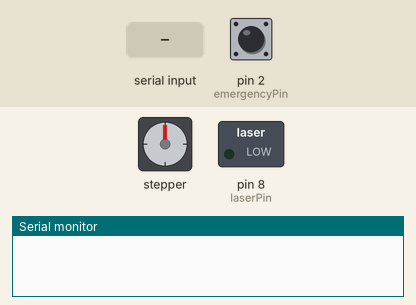
Simulated run of this sketch. Board: Arduino Uno, built with avr-gcc and run on an emulated ATmega328P. On the bench: stepper motor, switched loads named in the sketch (green lamp = pin HIGH), the last lines printed to the serial monitor. Wiring (inferred from the names in the program): stepper motor driver (200 steps per turn assumed): step pin 10; direction pin 12; enable pin 11. The test bench sets the inputs (shaded band); at power-on: pin 2 (emergencyPin) HIGH. Pins used as bus, display or sensor lines are not drawn.

Above: at 1.2 s.
1.3 s: "ENABLE\n" received over Serial
At 1.5 s:
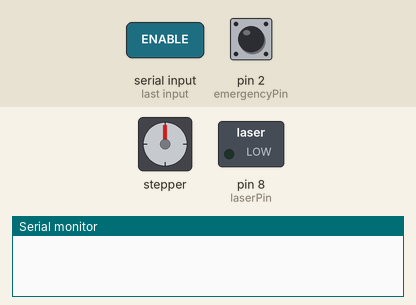
4.3 s: pin 2 (emergencyPin) pulled LOW for 0.15 s
At 4.3 s:
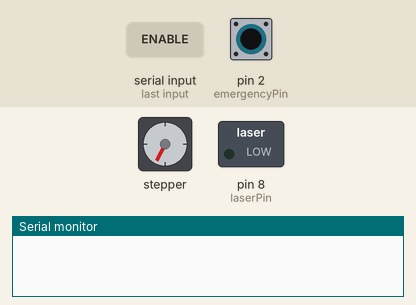
5.9 s: "LAS:ENA\n" received over Serial
At 6.5 s:
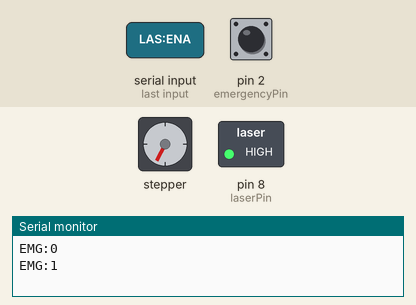
7.4 s: "ENABLE\n" received over Serial
At 7.58 s:
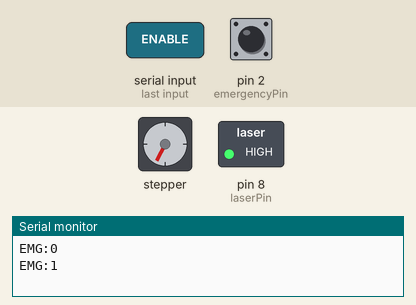
10.4 s: pin 2 (emergencyPin) pulled LOW for 1 s
At 10.4 s:
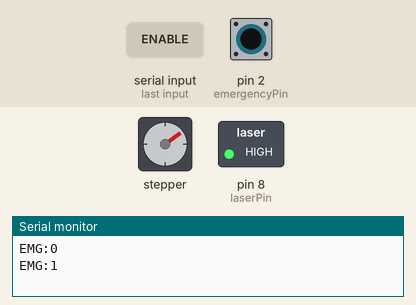
12.9 s: "LAS:DIS\n" received over Serial
At 14.2 s:
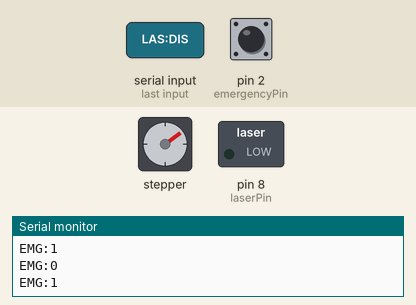
Timing chart, 0 to 15.4 s (numbered marks = the images above; inputs shaded):
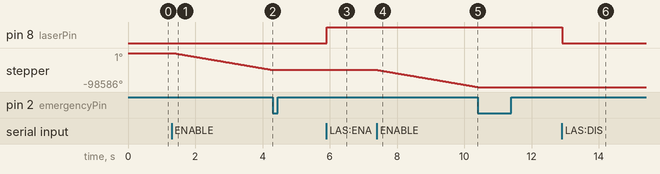

Measured:
- after the input at 1.3 s, stepper: keeps turning counter-clockwise at about 16532°/s, starting at once
- after the input at 4.3 s, stepper: stops changing and stays -49113°
- after the input at 5.9 s, pin 8 (laserPin): LOW → HIGH at once
- after the input at 7.4 s, stepper: keeps turning counter-clockwise at about 16532°/s, starting at once
- after the input at 10.4 s, stepper: stops changing and stays -98586°
- after the input at 12.9 s, pin 8 (laserPin): HIGH → LOW at once

The sketch:

arduino_test01.ino
```cpp
// Pin Assignments
const int stepPin = 10;   // PUL+ on DM542
const int dirPin = 12;    // DIR+ on DM542
const int enPin = 11;     // ENA+ on DM542
const int laserPin = 8;
const int emergencyPin = 2;

bool enabled = true;
String serialBuffer = "";

void setup() {
  pinMode(stepPin, OUTPUT);
  pinMode(dirPin, OUTPUT);
  pinMode(enPin, OUTPUT);
  pinMode(emergencyPin, INPUT_PULLUP);

  pinMode(laserPin, OUTPUT);
  digitalWrite(laserPin, LOW);

  // 1. Enable the driver (t1: ENA must be ahead of DIR by at least 5us)
  // Note: DM542 ENA is often left unconnected (default ENABLED),
  // but if used, logic depends on NPN/PNP wiring.
  digitalWrite(enPin, HIGH);
  delayMicroseconds(10);
  // Set Direction (CW)
  digitalWrite(dirPin, LOW);

  // 2. Lead time (t2: DIR must be ahead of PUL effective edge by 5us)
  delayMicroseconds(10);

  Serial.begin(9600);
  attachInterrupt(digitalPinToInterrupt(emergencyPin), onEmergency, FALLING);
}

int maxSpeed = 5;
int minSpeed = 60000;
int speedDelay = 50;

void processCommand(String cmd) {
  if (cmd == "ENABLE") {
    // t1: ENA ahead of DIR by >= 5us
    digitalWrite(enPin, LOW);
    delayMicroseconds(10);
    enabled = true;
  } else if (cmd == "DISABLE") {
    digitalWrite(enPin, HIGH);
    delayMicroseconds(10);
    enabled = false;
  } else if (cmd == "LAS:ENA") {
    digitalWrite(laserPin, HIGH);
  } else if (cmd == "LAS:DIS") {
    digitalWrite(laserPin, LOW);
  } else if (cmd == "DIR:CW") {
    // t2: DIR must settle before next PUL edge
    digitalWrite(dirPin, LOW);
    delayMicroseconds(10);
  } else if (cmd == "DIR:CCW") {
    digitalWrite(dirPin, HIGH);
    delayMicroseconds(10);
  } else if (cmd.startsWith("SPEED:")) {
    int val = cmd.substring(6).toInt();
    if (val >= 3) speedDelay = val;  // enforce >= 2.5us per DM542A spec
  }
}

void handleSerial() {
  while (Serial.available()) {
    char c = Serial.read();
    if (c == '\n' || c == '\r') {
      if (serialBuffer.length() > 0) {
        processCommand(serialBuffer);
        serialBuffer = "";
      }
    } else {
      serialBuffer += c;
    }
  }
}

volatile bool emergencyTriggered = false;

void onEmergency() {
  detachInterrupt(digitalPinToInterrupt(emergencyPin));
  digitalWrite(enPin, HIGH);
  enabled = false;
  emergencyTriggered = true;
  Serial.println("EMG:0");
}

void loop() {
  handleSerial();

  if (emergencyTriggered) {
    if (digitalRead(emergencyPin) == HIGH) {
      delay(50);
      if (digitalRead(emergencyPin) == HIGH) {
        emergencyTriggered = false;
        Serial.println("EMG:1");
        attachInterrupt(digitalPinToInterrupt(emergencyPin), onEmergency, FALLING);
      }
    }
    return;
  }

  if (!enabled) return;

  for(int x = 0; x < 200; x++) {
    digitalWrite(stepPin, HIGH);
    delayMicroseconds(speedDelay);
    digitalWrite(stepPin, LOW);
    delayMicroseconds(speedDelay);
  }

  handleSerial();
}
```
